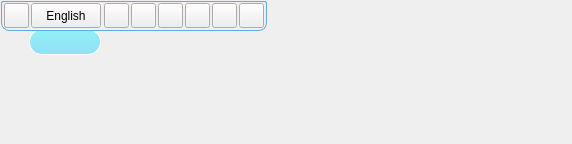
<?xml version="1.0" encoding="UTF-8"?>
<ui version="4.0">
 <class>Form</class>
 <widget class="QWidget" name="Form">
  <property name="enabled">
   <bool>true</bool>
  </property>
  <property name="geometry">
   <rect>
    <x>0</x>
    <y>0</y>
    <width>572</width>
    <height>144</height>
   </rect>
  </property>
  <property name="minimumSize">
   <size>
    <width>0</width>
    <height>30</height>
   </size>
  </property>
  <property name="windowTitle">
   <string>Nms Voice pad</string>
  </property>
  <widget class="QFrame" name="frame">
   <property name="enabled">
    <bool>true</bool>
   </property>
   <property name="geometry">
    <rect>
     <x>1</x>
     <y>1</y>
     <width>266</width>
     <height>30</height>
    </rect>
   </property>
   <property name="styleSheet">
    <string notr="true">QFrame{
	border-top-right-radius: 2px;
	border-top-left-radius: 2px;
	border-bottom-right-radius: 8px;
	border-bottom-left-radius: 8px;
 border:1px solid rgb(93, 173, 226);
}
QFrame:hover{
 background-color: rgba(108, 177, 223,80);

	

 border:2px solid rgb(108, 177, 223);

}
 </string>
   </property>
   <property name="frameShape">
    <enum>QFrame::StyledPanel</enum>
   </property>
   <property name="frameShadow">
    <enum>QFrame::Raised</enum>
   </property>
   <widget class="QPushButton" name="Mic_btn">
    <property name="geometry">
     <rect>
      <x>3</x>
      <y>2</y>
      <width>25</width>
      <height>25</height>
     </rect>
    </property>
    <property name="cursor">
     <cursorShape>PointingHandCursor</cursorShape>
    </property>
    <property name="mouseTracking">
     <bool>false</bool>
    </property>
    <property name="focusPolicy">
     <enum>Qt::ClickFocus</enum>
    </property>
    <property name="toolTip">
     <string>&lt;html&gt;&lt;head/&gt;&lt;body&gt;&lt;p&gt;Speech to text&lt;/p&gt;&lt;/body&gt;&lt;/html&gt;</string>
    </property>
    <property name="toolTipDuration">
     <number>2</number>
    </property>
    <property name="statusTip">
     <string/>
    </property>
    <property name="accessibleName">
     <string/>
    </property>
    <property name="styleSheet">
     <string notr="true">QPushButton{
border-bottom-left-radius:5px;
border-top-right-radius: 5px;
border-bottom-right-radius: 5px;
border-top-left-radius:5px;
font: 10pt &quot;Arial&quot;;
 	 color: qlineargradient(spread:pad, x1:0, y1:0, x2:0, y2:1, stop:0 rgba(33, 33, 33, 150), stop:1 rgba(75, 75, 75, 150));
	 background-color:qlineargradient(spread:pad, x1:1, y1:0, x2:1, y2:1, stop:0 rgba(0, 244, 255, 100), stop:1 rgba(2, 200, 255,100));
	 
}
QPushButton:hover{
color: qlineargradient(spread:pad, x1:0, y1:0, x2:1, y2:1, stop:0 rgba(63, 63, 63, 255), stop:1 rgba(33, 33, 33, 255));
 background-color: qlineargradient(spread:pad, x1:0.505636, y1:0.221, x2:0.431818, y2:1, stop:0 rgba(89, 255, 255, 255), stop:1 rgba(60, 138, 255, 255));

}

QPushButton:pressed{
background-color: qlineargradient(spread:pad, x1:0.767, y1:1, x2:1, y2:0, stop:0 rgba(0, 244, 255, 250), stop:1 rgba(3, 115, 255, 250));\n&quot;

}</string>
    </property>
    <property name="text">
     <string/>
    </property>
    <property name="icon">
     <iconset>
      <normaloff>Imgs/Mic 2 png.png</normaloff>Imgs/Mic 2 png.png</iconset>
    </property>
    <property name="iconSize">
     <size>
      <width>22</width>
      <height>22</height>
     </size>
    </property>
    <property name="shortcut">
     <string>Ctrl+Shift+S</string>
    </property>
    <property name="autoDefault">
     <bool>false</bool>
    </property>
   </widget>
   <widget class="QPushButton" name="Settings_btn">
    <property name="geometry">
     <rect>
      <x>211</x>
      <y>2</y>
      <width>25</width>
      <height>25</height>
     </rect>
    </property>
    <property name="cursor">
     <cursorShape>PointingHandCursor</cursorShape>
    </property>
    <property name="contextMenuPolicy">
     <enum>Qt::CustomContextMenu</enum>
    </property>
    <property name="toolTip">
     <string comment="Add Language" extracomment="Add Language">&lt;html&gt;&lt;head/&gt;&lt;body&gt;&lt;p&gt;Settings&lt;/p&gt;&lt;/body&gt;&lt;/html&gt;</string>
    </property>
    <property name="toolTipDuration">
     <number>1</number>
    </property>
    <property name="statusTip">
     <string comment="Add Language" extracomment="Add Language"/>
    </property>
    <property name="whatsThis">
     <string comment="Add language" extracomment="Add language"/>
    </property>
    <property name="accessibleName">
     <string comment="Add Language" extracomment="Add Language"/>
    </property>
    <property name="accessibleDescription">
     <string comment="Add Language" extracomment="Add Language"/>
    </property>
    <property name="styleSheet">
     <string notr="true">QPushButton{
border-bottom-left-radius:5px;
border-top-right-radius: 5px;
border-bottom-right-radius: 5px;
border-top-left-radius:5px;
font: 10pt &quot;Arial&quot;;
 	 color: qlineargradient(spread:pad, x1:0, y1:0, x2:0, y2:1, stop:0 rgba(33, 33, 33, 150), stop:1 rgba(75, 75, 75, 150));
	 background-color:qlineargradient(spread:pad, x1:1, y1:0, x2:1, y2:1, stop:0 rgba(0, 244, 255, 150), stop:1 rgba(2, 200, 255,150));
	 
}
QPushButton:hover{
color: qlineargradient(spread:pad, x1:0, y1:0, x2:1, y2:1, stop:0 rgba(63, 63, 63, 255), stop:1 rgba(33, 33, 33, 255));
 background-color: qlineargradient(spread:pad, x1:0.505636, y1:0.221, x2:0.431818, y2:1, stop:0 rgba(89, 255, 255, 255), stop:1 rgba(60, 138, 255, 255));
	border-color: rgb(255, 255, 255);

}

QPushButton:pressed{
background-color: qlineargradient(spread:pad, x1:0.767, y1:1, x2:1, y2:0, stop:0 rgba(0, 244, 255, 250), stop:1 rgba(3, 115, 255, 250));\n&quot;

}</string>
    </property>
    <property name="text">
     <string/>
    </property>
    <property name="icon">
     <iconset>
      <normaloff>Imgs/Gear 4.png</normaloff>Imgs/Gear 4.png</iconset>
    </property>
    <property name="iconSize">
     <size>
      <width>22</width>
      <height>22</height>
     </size>
    </property>
   </widget>
   <widget class="QPushButton" name="OnScreenKeyboardBtn">
    <property name="geometry">
     <rect>
      <x>157</x>
      <y>2</y>
      <width>25</width>
      <height>25</height>
     </rect>
    </property>
    <property name="focusPolicy">
     <enum>Qt::NoFocus</enum>
    </property>
    <property name="contextMenuPolicy">
     <enum>Qt::PreventContextMenu</enum>
    </property>
    <property name="toolTip">
     <string comment="Add Language" extracomment="Add Language">&lt;html&gt;&lt;head/&gt;&lt;body&gt;&lt;p&gt;On screen keyboard&lt;/p&gt;&lt;/body&gt;&lt;/html&gt;</string>
    </property>
    <property name="toolTipDuration">
     <number>1</number>
    </property>
    <property name="statusTip">
     <string comment="Add Language" extracomment="Add Language"/>
    </property>
    <property name="whatsThis">
     <string comment="Add language" extracomment="Add language"/>
    </property>
    <property name="accessibleName">
     <string comment="Add Language" extracomment="Add Language"/>
    </property>
    <property name="accessibleDescription">
     <string comment="Add Language" extracomment="Add Language"/>
    </property>
    <property name="styleSheet">
     <string notr="true">QPushButton{
border-bottom-left-radius:5px;
border-top-right-radius: 5px;
border-bottom-right-radius: 5px;
border-top-left-radius:5px;
font: 10pt &quot;Arial&quot;;
 	 color: qlineargradient(spread:pad, x1:0, y1:0, x2:0, y2:1, stop:0 rgba(33, 33, 33, 150), stop:1 rgba(75, 75, 75, 150));
	 background-color:qlineargradient(spread:pad, x1:1, y1:0, x2:1, y2:1, stop:0 rgba(0, 244, 255, 150), stop:1 rgba(2, 200, 255,150));
	 
}
QPushButton:hover{
color: qlineargradient(spread:pad, x1:0, y1:0, x2:1, y2:1, stop:0 rgba(63, 63, 63, 255), stop:1 rgba(33, 33, 33, 255));
 background-color: qlineargradient(spread:pad, x1:0.505636, y1:0.221, x2:0.431818, y2:1, stop:0 rgba(89, 255, 255, 255), stop:1 rgba(60, 138, 255, 255));
	border-color: rgb(255, 255, 255);

}

QPushButton:pressed{
background-color: qlineargradient(spread:pad, x1:0.767, y1:1, x2:1, y2:0, stop:0 rgba(0, 244, 255, 250), stop:1 rgba(3, 115, 255, 250));\n&quot;

}</string>
    </property>
    <property name="text">
     <string/>
    </property>
    <property name="icon">
     <iconset>
      <normaloff>Imgs/OSK logo png.png</normaloff>Imgs/OSK logo png.png</iconset>
    </property>
    <property name="iconSize">
     <size>
      <width>22</width>
      <height>22</height>
     </size>
    </property>
   </widget>
   <widget class="QPushButton" name="ScriptPad_btn">
    <property name="geometry">
     <rect>
      <x>103</x>
      <y>2</y>
      <width>25</width>
      <height>25</height>
     </rect>
    </property>
    <property name="cursor">
     <cursorShape>PointingHandCursor</cursorShape>
    </property>
    <property name="focusPolicy">
     <enum>Qt::NoFocus</enum>
    </property>
    <property name="contextMenuPolicy">
     <enum>Qt::PreventContextMenu</enum>
    </property>
    <property name="toolTip">
     <string comment="Add Language" extracomment="Add Language"/>
    </property>
    <property name="toolTipDuration">
     <number>1</number>
    </property>
    <property name="statusTip">
     <string comment="Add Language" extracomment="Add Language"/>
    </property>
    <property name="whatsThis">
     <string comment="Add language" extracomment="Add language"/>
    </property>
    <property name="accessibleName">
     <string comment="Add Language" extracomment="Add Language"/>
    </property>
    <property name="accessibleDescription">
     <string comment="Add Language" extracomment="Add Language"/>
    </property>
    <property name="styleSheet">
     <string notr="true">QPushButton{
border-bottom-left-radius:5px;
border-top-right-radius: 5px;
border-bottom-right-radius: 5px;
border-top-left-radius:5px;
font: 10pt &quot;Arial&quot;;
 	 color: qlineargradient(spread:pad, x1:0, y1:0, x2:0, y2:1, stop:0 rgba(33, 33, 33, 150), stop:1 rgba(75, 75, 75, 150));
	 background-color:qlineargradient(spread:pad, x1:1, y1:0, x2:1, y2:1, stop:0 rgba(0, 244, 255, 150), stop:1 rgba(2, 200, 255,150));
	 
}
QPushButton:hover{
color: qlineargradient(spread:pad, x1:0, y1:0, x2:1, y2:1, stop:0 rgba(63, 63, 63, 255), stop:1 rgba(33, 33, 33, 255));
 background-color: qlineargradient(spread:pad, x1:0.505636, y1:0.221, x2:0.431818, y2:1, stop:0 rgba(89, 255, 255, 255), stop:1 rgba(60, 138, 255, 255));
	border-color: rgb(255, 255, 255);

}

QPushButton:pressed{
background-color: qlineargradient(spread:pad, x1:0.767, y1:1, x2:1, y2:0, stop:0 rgba(0, 244, 255, 250), stop:1 rgba(3, 115, 255, 250));\n&quot;

}</string>
    </property>
    <property name="text">
     <string/>
    </property>
    <property name="icon">
     <iconset>
      <normaloff>Imgs/Doc pad PNG.png</normaloff>Imgs/Doc pad PNG.png</iconset>
    </property>
    <property name="iconSize">
     <size>
      <width>22</width>
      <height>22</height>
     </size>
    </property>
   </widget>
   <widget class="QPushButton" name="Wav_to_Text_button">
    <property name="geometry">
     <rect>
      <x>130</x>
      <y>2</y>
      <width>25</width>
      <height>25</height>
     </rect>
    </property>
    <property name="cursor">
     <cursorShape>PointingHandCursor</cursorShape>
    </property>
    <property name="focusPolicy">
     <enum>Qt::NoFocus</enum>
    </property>
    <property name="contextMenuPolicy">
     <enum>Qt::PreventContextMenu</enum>
    </property>
    <property name="toolTip">
     <string comment="Add Language" extracomment="Add Language"/>
    </property>
    <property name="toolTipDuration">
     <number>1</number>
    </property>
    <property name="statusTip">
     <string comment="Add Language" extracomment="Add Language"/>
    </property>
    <property name="whatsThis">
     <string comment="Add language" extracomment="Add language"/>
    </property>
    <property name="accessibleName">
     <string comment="Add Language" extracomment="Add Language"/>
    </property>
    <property name="accessibleDescription">
     <string comment="Add Language" extracomment="Add Language"/>
    </property>
    <property name="styleSheet">
     <string notr="true">QPushButton{
border-bottom-left-radius:5px;
border-top-right-radius: 5px;
border-bottom-right-radius: 5px;
border-top-left-radius:5px;
font: 10pt &quot;Arial&quot;;
 	 color: qlineargradient(spread:pad, x1:0, y1:0, x2:0, y2:1, stop:0 rgba(33, 33, 33, 150), stop:1 rgba(75, 75, 75, 150));
	 background-color:qlineargradient(spread:pad, x1:1, y1:0, x2:1, y2:1, stop:0 rgba(0, 244, 255, 150), stop:1 rgba(2, 200, 255,150));
	 
}
QPushButton:hover{
color: qlineargradient(spread:pad, x1:0, y1:0, x2:1, y2:1, stop:0 rgba(63, 63, 63, 255), stop:1 rgba(33, 33, 33, 255));
 background-color: qlineargradient(spread:pad, x1:0.505636, y1:0.221, x2:0.431818, y2:1, stop:0 rgba(89, 255, 255, 255), stop:1 rgba(60, 138, 255, 255));
	border-color: rgb(255, 255, 255);

}

QPushButton:pressed{
background-color: qlineargradient(spread:pad, x1:0.767, y1:1, x2:1, y2:0, stop:0 rgba(0, 244, 255, 250), stop:1 rgba(3, 115, 255, 250));\n&quot;

}</string>
    </property>
    <property name="text">
     <string/>
    </property>
    <property name="icon">
     <iconset>
      <normaloff>Imgs/Wav to text 2 png.png</normaloff>Imgs/Wav to text 2 png.png</iconset>
    </property>
    <property name="iconSize">
     <size>
      <width>22</width>
      <height>22</height>
     </size>
    </property>
   </widget>
   <widget class="QLabel" name="Listining_label">
    <property name="enabled">
     <bool>true</bool>
    </property>
    <property name="geometry">
     <rect>
      <x>30</x>
      <y>2</y>
      <width>70</width>
      <height>25</height>
     </rect>
    </property>
    <property name="styleSheet">
     <string notr="true">QLabel{
border:none;
	color: rgb(0, 0, 0);
	background-color: rgba(250, 250, 250, 250);
	border-radius: 0px;
	font: 10pt &quot;Arial&quot;;
}</string>
    </property>
    <property name="text">
     <string>Listening...</string>
    </property>
    <property name="alignment">
     <set>Qt::AlignCenter</set>
    </property>
   </widget>
   <widget class="QPushButton" name="Stop_btn">
    <property name="geometry">
     <rect>
      <x>3</x>
      <y>2</y>
      <width>25</width>
      <height>25</height>
     </rect>
    </property>
    <property name="cursor">
     <cursorShape>PointingHandCursor</cursorShape>
    </property>
    <property name="mouseTracking">
     <bool>false</bool>
    </property>
    <property name="focusPolicy">
     <enum>Qt::ClickFocus</enum>
    </property>
    <property name="toolTip">
     <string>&lt;html&gt;&lt;head/&gt;&lt;body&gt;&lt;p&gt;Stop listening&lt;/p&gt;&lt;/body&gt;&lt;/html&gt;</string>
    </property>
    <property name="toolTipDuration">
     <number>2</number>
    </property>
    <property name="statusTip">
     <string/>
    </property>
    <property name="accessibleName">
     <string/>
    </property>
    <property name="styleSheet">
     <string notr="true">QPushButton{
border-bottom-left-radius:5px;
border-top-right-radius: 5px;
border-bottom-right-radius: 5px;
border-top-left-radius:5px;
font: 10pt &quot;Arial&quot;;
 	 color: qlineargradient(spread:pad, x1:0, y1:0, x2:0, y2:1, stop:0 rgba(33, 33, 33, 150), stop:1 rgba(75, 75, 75, 150));
	 background-color:qlineargradient(spread:pad, x1:1, y1:0, x2:1, y2:1, stop:0 rgba(0, 244, 255, 150), stop:1 rgba(2, 200, 255,150));
	 
}
QPushButton:hover{
color: qlineargradient(spread:pad, x1:0, y1:0, x2:1, y2:1, stop:0 rgba(63, 63, 63, 255), stop:1 rgba(33, 33, 33, 255));
 background-color: qlineargradient(spread:pad, x1:0.505636, y1:0.221, x2:0.431818, y2:1, stop:0 rgba(89, 255, 255, 255), stop:1 rgba(60, 138, 255, 255));
	border-color: rgb(255, 255, 255);

}

QPushButton:pressed{
background-color: qlineargradient(spread:pad, x1:0.767, y1:1, x2:1, y2:0, stop:0 rgba(0, 244, 255, 250), stop:1 rgba(3, 115, 255, 250));\n&quot;

}</string>
    </property>
    <property name="text">
     <string/>
    </property>
    <property name="icon">
     <iconset>
      <normaloff>Imgs/Stop 2 png.png</normaloff>Imgs/Stop 2 png.png</iconset>
    </property>
    <property name="iconSize">
     <size>
      <width>22</width>
      <height>22</height>
     </size>
    </property>
    <property name="autoDefault">
     <bool>false</bool>
    </property>
   </widget>
   <widget class="QPushButton" name="Close_btn">
    <property name="geometry">
     <rect>
      <x>238</x>
      <y>2</y>
      <width>25</width>
      <height>25</height>
     </rect>
    </property>
    <property name="cursor">
     <cursorShape>PointingHandCursor</cursorShape>
    </property>
    <property name="toolTip">
     <string comment="Add Language" extracomment="Add Language"/>
    </property>
    <property name="toolTipDuration">
     <number>1</number>
    </property>
    <property name="statusTip">
     <string comment="Add Language" extracomment="Add Language"/>
    </property>
    <property name="whatsThis">
     <string comment="Add language" extracomment="Add language"/>
    </property>
    <property name="accessibleName">
     <string comment="Add Language" extracomment="Add Language"/>
    </property>
    <property name="accessibleDescription">
     <string comment="Add Language" extracomment="Add Language"/>
    </property>
    <property name="styleSheet">
     <string notr="true">QPushButton{
border-bottom-left-radius:5px;
border-top-right-radius: 5px;
border-bottom-right-radius: 5px;
border-top-left-radius:5px;
font: 10pt &quot;Arial&quot;;
 	 color: qlineargradient(spread:pad, x1:0, y1:0, x2:0, y2:1, stop:0 rgba(33, 33, 33, 150), stop:1 rgba(75, 75, 75, 150));
	 background-color:qlineargradient(spread:pad, x1:1, y1:0, x2:1, y2:1, stop:0 rgba(0, 244, 255, 150), stop:1 rgba(2, 200, 255,150));
	 
}
QPushButton:hover{
color: qlineargradient(spread:pad, x1:0, y1:0, x2:1, y2:1, stop:0 rgba(63, 63, 63, 255), stop:1 rgba(33, 33, 33, 255));
 background-color: qlineargradient(spread:pad, x1:0.505636, y1:0.221, x2:0.431818, y2:1, stop:0 rgba(89, 255, 255, 255), stop:1 rgba(60, 138, 255, 255));
	border-color: rgb(255, 255, 255);

}

QPushButton:pressed{
background-color: qlineargradient(spread:pad, x1:0.767, y1:1, x2:1, y2:0, stop:0 rgba(0, 244, 255, 250), stop:1 rgba(3, 115, 255, 250));\n&quot;

}</string>
    </property>
    <property name="text">
     <string/>
    </property>
    <property name="icon">
     <iconset>
      <normaloff>Imgs/Close final correction.png</normaloff>Imgs/Close final correction.png</iconset>
    </property>
    <property name="iconSize">
     <size>
      <width>22</width>
      <height>22</height>
     </size>
    </property>
   </widget>
   <widget class="QProgressBar" name="progressBar">
    <property name="geometry">
     <rect>
      <x>30</x>
      <y>2</y>
      <width>70</width>
      <height>24</height>
     </rect>
    </property>
    <property name="styleSheet">
     <string notr="true">QProgressBar{
	border:1px solid white;
	border-radius: 4px;
	color: Black;
	border-color: rgb(0, 102, 226);
}
QProgressBar::chunk {
	
	background-color: qlineargradient(spread:pad, x1:1, y1:1, x2:1, y2:0.261, stop:0 rgba(0, 0, 0, 255), stop:0.0227273 rgba(20, 158, 0, 255), stop:1 rgba(59, 255, 0, 255));
	border-radius :4px;
	
}
</string>
    </property>
    <property name="value">
     <number>24</number>
    </property>
    <property name="alignment">
     <set>Qt::AlignRight|Qt::AlignTrailing|Qt::AlignVCenter</set>
    </property>
    <property name="textVisible">
     <bool>false</bool>
    </property>
   </widget>
   <widget class="QPushButton" name="OCR_Btn">
    <property name="geometry">
     <rect>
      <x>184</x>
      <y>2</y>
      <width>25</width>
      <height>25</height>
     </rect>
    </property>
    <property name="cursor">
     <cursorShape>PointingHandCursor</cursorShape>
    </property>
    <property name="focusPolicy">
     <enum>Qt::NoFocus</enum>
    </property>
    <property name="contextMenuPolicy">
     <enum>Qt::PreventContextMenu</enum>
    </property>
    <property name="toolTip">
     <string comment="Add Language" extracomment="Add Language"/>
    </property>
    <property name="toolTipDuration">
     <number>1</number>
    </property>
    <property name="statusTip">
     <string comment="Add Language" extracomment="Add Language"/>
    </property>
    <property name="whatsThis">
     <string comment="Add language" extracomment="Add language"/>
    </property>
    <property name="accessibleName">
     <string comment="Add Language" extracomment="Add Language"/>
    </property>
    <property name="accessibleDescription">
     <string comment="Add Language" extracomment="Add Language"/>
    </property>
    <property name="styleSheet">
     <string notr="true">QPushButton{
border-bottom-left-radius:5px;
border-top-right-radius: 5px;
border-bottom-right-radius: 5px;
border-top-left-radius:5px;
font: 10pt &quot;Arial&quot;;
 	 color: qlineargradient(spread:pad, x1:0, y1:0, x2:0, y2:1, stop:0 rgba(33, 33, 33, 150), stop:1 rgba(75, 75, 75, 150));
	 background-color:qlineargradient(spread:pad, x1:1, y1:0, x2:1, y2:1, stop:0 rgba(0, 244, 255, 150), stop:1 rgba(2, 200, 255,150));
	 
}
QPushButton:hover{
color: qlineargradient(spread:pad, x1:0, y1:0, x2:1, y2:1, stop:0 rgba(63, 63, 63, 255), stop:1 rgba(33, 33, 33, 255));
 background-color: qlineargradient(spread:pad, x1:0.505636, y1:0.221, x2:0.431818, y2:1, stop:0 rgba(89, 255, 255, 255), stop:1 rgba(60, 138, 255, 255));
	border-color: rgb(255, 255, 255);

}

QPushButton:pressed{
background-color: qlineargradient(spread:pad, x1:0.767, y1:1, x2:1, y2:0, stop:0 rgba(0, 244, 255, 250), stop:1 rgba(3, 115, 255, 250));\n&quot;

}</string>
    </property>
    <property name="text">
     <string/>
    </property>
    <property name="icon">
     <iconset>
      <normaloff>Imgs/OCR_png.png</normaloff>Imgs/OCR_png.png</iconset>
    </property>
    <property name="iconSize">
     <size>
      <width>22</width>
      <height>22</height>
     </size>
    </property>
   </widget>
   <widget class="QPushButton" name="Lang_Button">
    <property name="geometry">
     <rect>
      <x>30</x>
      <y>2</y>
      <width>70</width>
      <height>25</height>
     </rect>
    </property>
    <property name="toolTip">
     <string>&lt;html&gt;&lt;head/&gt;&lt;body&gt;&lt;p&gt;Switch language (F12)&lt;/p&gt;&lt;/body&gt;&lt;/html&gt;</string>
    </property>
    <property name="styleSheet">
     <string notr="true">QPushButton{
border-bottom-left-radius:5px;
border-top-right-radius: 5px;
border-bottom-right-radius: 5px;
border-top-left-radius:5px;
font: 12pt &quot;Arial&quot;;
 	 color: black;
	border: 1px solid rgb(3, 134, 253);
	 background-color:qlineargradient(spread:pad, x1:1, y1:0, x2:1, y2:1, stop:0 rgba(0, 244, 255, 200), stop:1 rgba(2, 200, 255,215));
	background-color: qlineargradient(spread:pad, x1:1, y1:1, x2:1, y2:0, stop:0 rgba(207, 207, 207, 200), stop:1 rgba(245, 245, 245, 220));
	 
}
QPushButton:hover{
color: qlineargradient(spread:pad, x1:0, y1:0, x2:1, y2:1, stop:0 rgba(63, 63, 63, 255), stop:1 rgba(33, 33, 33, 255));
 background-color: qlineargradient(spread:pad, x1:0.505636, y1:0.221, x2:0.431818, y2:1, stop:0 rgba(89, 255, 255, 255), stop:1 rgba(60, 138, 255, 255));
	background-color: qlineargradient(spread:pad, x1:1, y1:1, x2:0.977727, y2:0, stop:0 rgba(160, 207, 255, 255), stop:1 rgba(255, 255, 255, 255));
}

QPushButton:pressed{
background-color: qlineargradient(spread:pad, x1:0.767, y1:1, x2:1, y2:0, stop:0 rgba(0, 244, 255, 250), stop:1 rgba(3, 115, 255, 250));\n&quot;

}</string>
    </property>
    <property name="text">
     <string>English</string>
    </property>
    <property name="shortcut">
     <string>Ctrl+Alt+S</string>
    </property>
   </widget>
   <zorder>progressBar</zorder>
   <zorder>Mic_btn</zorder>
   <zorder>Settings_btn</zorder>
   <zorder>OnScreenKeyboardBtn</zorder>
   <zorder>ScriptPad_btn</zorder>
   <zorder>Wav_to_Text_button</zorder>
   <zorder>Listining_label</zorder>
   <zorder>Stop_btn</zorder>
   <zorder>Close_btn</zorder>
   <zorder>OCR_Btn</zorder>
   <zorder>Lang_Button</zorder>
  </widget>
  <widget class="QFrame" name="frame_2">
   <property name="geometry">
    <rect>
     <x>29</x>
     <y>29</y>
     <width>72</width>
     <height>26</height>
    </rect>
   </property>
   <property name="styleSheet">
    <string notr="true">QFrame{
background-color:qlineargradient(spread:pad, x1:1, y1:0, x2:1, y2:1, stop:0 rgba(0, 244, 255, 100), stop:1 rgba(2, 200, 255,100));
border-radius:13px;
border: 1px solid white;
}
</string>
   </property>
   <property name="frameShape">
    <enum>QFrame::StyledPanel</enum>
   </property>
   <property name="frameShadow">
    <enum>QFrame::Raised</enum>
   </property>
   <layout class="QHBoxLayout" name="horizontalLayout_2">
    <property name="spacing">
     <number>0</number>
    </property>
    <property name="leftMargin">
     <number>0</number>
    </property>
    <property name="topMargin">
     <number>0</number>
    </property>
    <property name="rightMargin">
     <number>0</number>
    </property>
    <property name="bottomMargin">
     <number>0</number>
    </property>
    <item>
     <layout class="QHBoxLayout" name="horizontalLayout">
      <property name="spacing">
       <number>0</number>
      </property>
     </layout>
    </item>
   </layout>
  </widget>
  <zorder>frame_2</zorder>
  <zorder>frame</zorder>
 </widget>
 <resources/>
 <connections/>
</ui>
